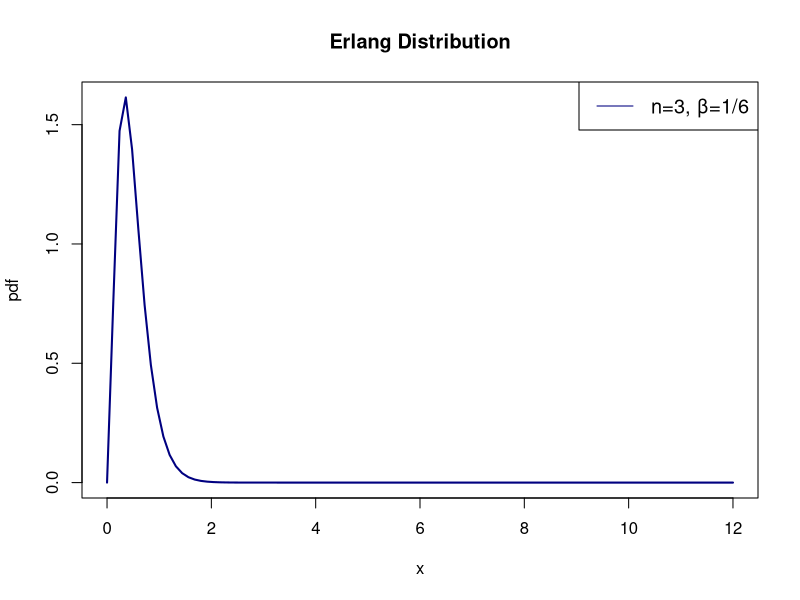

This figure's R source:

# pgamma function returns the value of the cumulative density function (cdf) of the Erlang distribution
p1 = pgamma(q=0.5, shape=3, rate=6, lower.tail=TRUE) 
 
cat(paste("P(X < 0.5) = ", p1))
cat("\n")

# To plot pdf use: dgamma
# To plot cdf use: pgamma
curve(dgamma(x, shape=3, rate=6), from=0, to=12,
    main = 'Erlang Distribution',
    ylab = 'pdf',
    lwd = 2,
    col = 'navyblue')

legend("topright", legend=c("n=3, β=1/6"),
       col=c("navyblue"), lty=1, cex=1.2)
